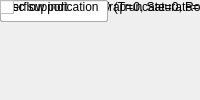
<?xml version="1.0" encoding="UTF-8"?>
<ui version="4.0">
 <class>MainWindow</class>
 <widget class="QMainWindow" name="MainWindow">
  <property name="windowTitle"><string>Bus Convert</string></property>
  <widget class="QWidget" name="centralwidget">
   <!-- NOTE: this is a simplified structural mirror of the generated
        <module>_ui.py, not a full round-trip Designer file. Regenerate
        both from the same spec if you need to edit layout by hand. -->
       <widget class="QLabel" name="label_name">
     <property name="text"><string>Block name</string></property>
    </widget>
       <widget class="QLineEdit" name="name"/>
       <widget class="QLabel" name="label_n_bits_in">
     <property name="text"><string>input bit widths</string></property>
    </widget>
       <widget class="QLineEdit" name="n_bits_in"/>
       <widget class="QLabel" name="label_bin_pt_in">
     <property name="text"><string>input binary points</string></property>
    </widget>
       <widget class="QLineEdit" name="bin_pt_in"/>
       <widget class="QLabel" name="label_cmplx">
     <property name="text"><string>input complex</string></property>
    </widget>
       <widget class="QCheckBox" name="cmplx"/>
       <widget class="QLabel" name="label_n_bits_out">
     <property name="text"><string>output bit widths</string></property>
    </widget>
       <widget class="QLineEdit" name="n_bits_out"/>
       <widget class="QLabel" name="label_bin_pt_out">
     <property name="text"><string>output binary points</string></property>
    </widget>
       <widget class="QLineEdit" name="bin_pt_out"/>
       <widget class="QLabel" name="label_quantization">
     <property name="text"><string>quantization strategy (Truncate=0, Round  (unbiased: +/- Inf)=1, Round (unbiased: Even Values)=2)</string></property>
    </widget>
       <widget class="QLineEdit" name="quantization"/>
       <widget class="QLabel" name="label_overflow">
     <property name="text"><string>overflow strategy (Wrap=0, Saturate=1, Flag as error=2)</string></property>
    </widget>
       <widget class="QLineEdit" name="overflow"/>
       <widget class="QLabel" name="label_csp_latency">
     <property name="text"><string>latency</string></property>
    </widget>
       <widget class="QLineEdit" name="csp_latency"/>
       <widget class="QLabel" name="label_of">
     <property name="text"><string>overflow indication</string></property>
    </widget>
       <widget class="QCheckBox" name="of"/>
       <widget class="QLabel" name="label_misc">
     <property name="text"><string>misc support</string></property>
    </widget>
       <widget class="QCheckBox" name="misc"/>
  </widget>
 </widget>
 <resources/>
 <connections/>
</ui>
